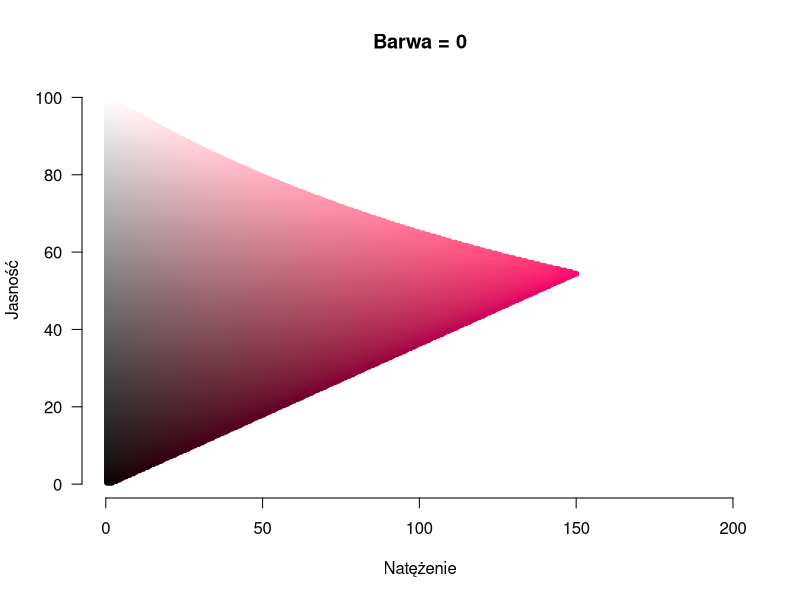
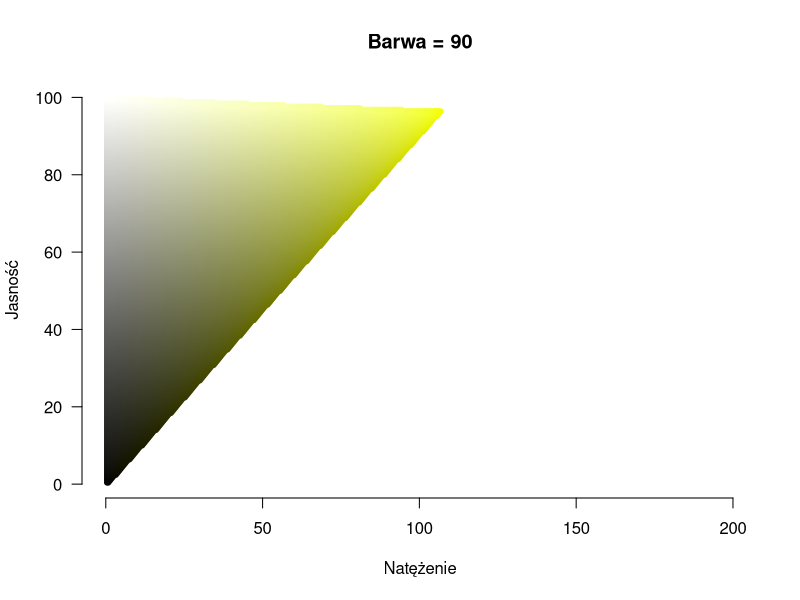
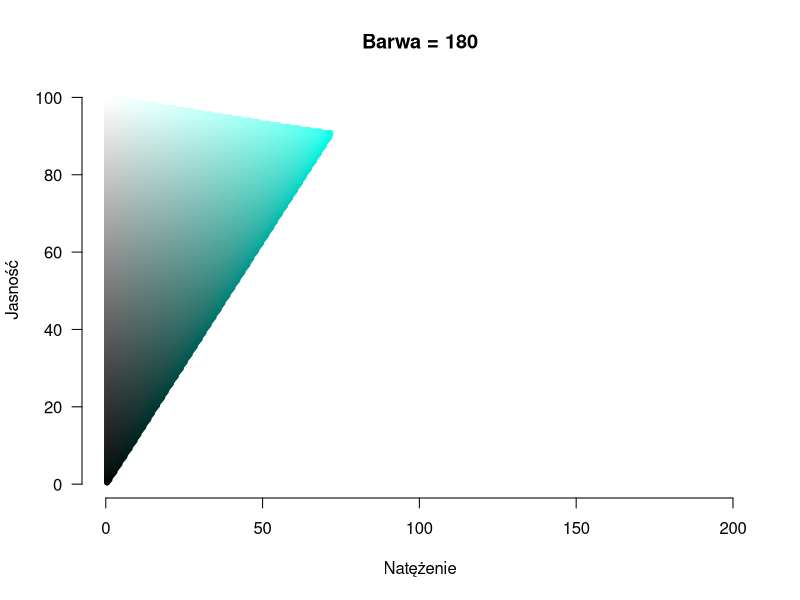
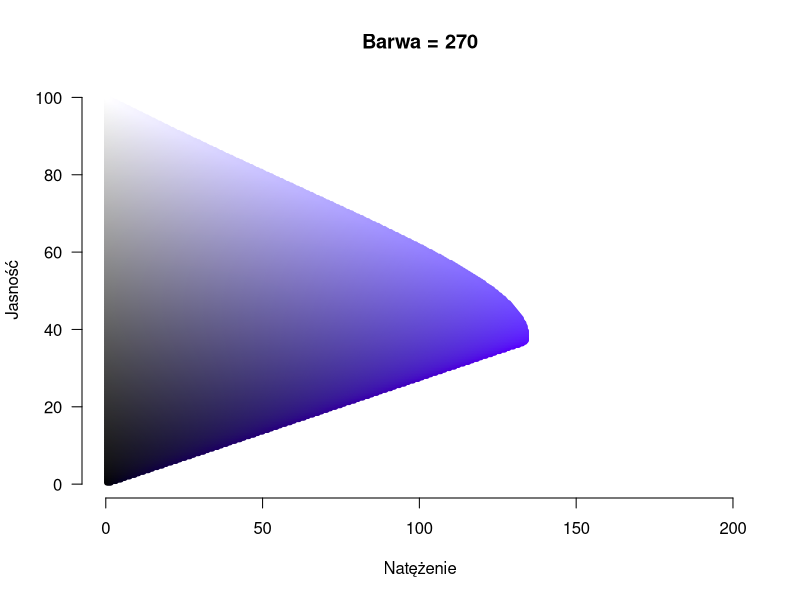
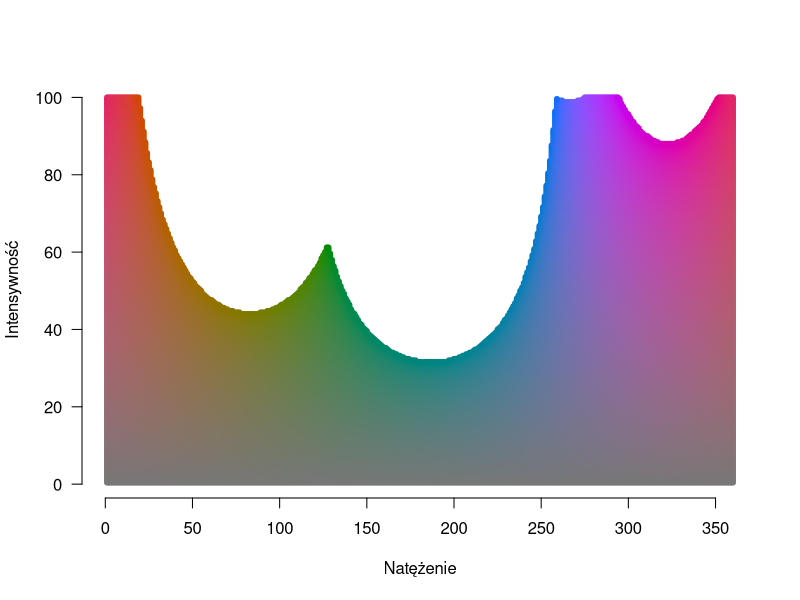
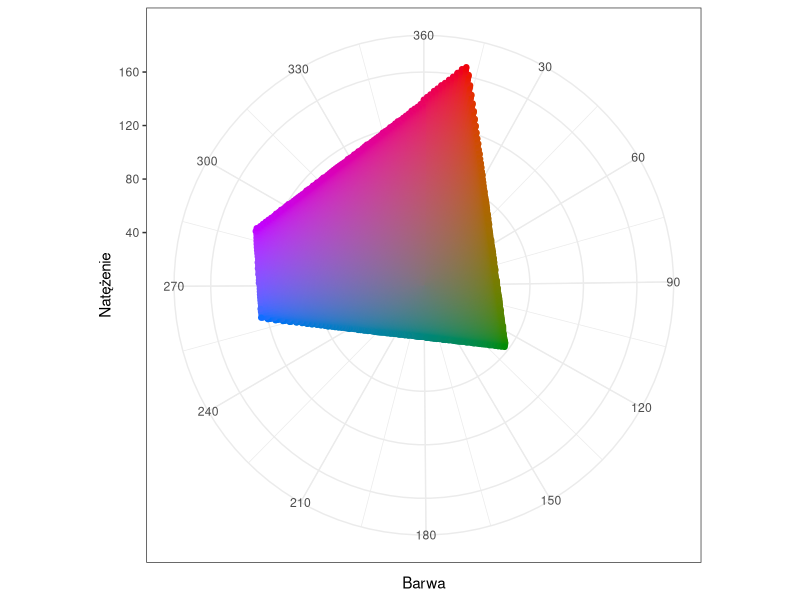

Source code (R) for these figures, in order: (Note: this script raises an error after producing the figures.)
library(reshape2)
library(ggplot2)

mat <- matrix(0, 500, 250)
colnames(mat) <- 1:250
rownames(mat) <- 1:500
mmat <- melt(mat)[,1:2]

h = 0
kols <- apply(mmat, 1, function(x) hcl(h, x[1]/2.5, x[2]/2.5, fixup=FALSE))
plot(mmat[,1]/2.5, mmat[,2]/2.5, col=kols, pch=20, las=1, xlab="Natężenie", ylab="Jasność", bty="n", main="Barwa = 0")

h = 90
kols <- apply(mmat, 1, function(x) hcl(h, x[1]/2.5, x[2]/2.5, fixup=FALSE))
plot(mmat[,1]/2.5, mmat[,2]/2.5, col=kols, pch=20, las=1, xlab="Natężenie", ylab="Jasność", bty="n", main="Barwa = 90")

h = 180
kols <- apply(mmat, 1, function(x) hcl(h, x[1]/2.5, x[2]/2.5, fixup=FALSE))
plot(mmat[,1]/2.5, mmat[,2]/2.5, col=kols, pch=20, las=1, xlab="Natężenie", ylab="Jasność", bty="n", main="Barwa = 180")

h = 270
kols <- apply(mmat, 1, function(x) hcl(h, x[1]/2.5, x[2]/2.5, fixup=FALSE))
plot(mmat[,1]/2.5, mmat[,2]/2.5, col=kols, pch=20, las=1, xlab="Natężenie", ylab="Jasność", bty="n", main="Barwa = 270")


mat <- matrix(0, 360, 250)
colnames(mat) <- 1:250
rownames(mat) <- 1:360
mmat <- melt(mat)[,1:2]

kols <- apply(mmat, 1, function(x) hcl(x[1], x[2]/2, 50, fixup=FALSE))
plot(mmat[,1], mmat[,2]/2.5, col=kols, pch=20, las=1, xlab="Natężenie", ylab="Intensywność", bty="n", main="")

kols <- apply(mmat, 1, function(x) hcl(x[1], x[2]/1.5, 50, fixup=FALSE))
ggplot(aes(x=mmat[,1], y=mmat[,2]/1.5), data=mmat) + geom_point(color=I(kols)) + coord_polar() + theme_bw() + xlab("Barwa") + 
  ylab("Natężenie") + scale_x_continuous(breaks = seq(0,360,30))








mat <- matrix(0, 360, 250)
colnames(mat) <- 1:250
rownames(mat) <- 1:360
mmat <- melt(mat)[,1:2]

kols <- apply(mmat, 1, function(x) hcl(x[1], x[2]/1.5, 20, fixup=FALSE))
p1 <- ggplot(aes(x=mmat[,1], y=mmat[,2]/1.5), data=mmat) + geom_point(color=I(kols)) + coord_polar() + theme_bw() + xlab("Barwa") + 
  ylab("Natężenie") + scale_x_continuous(breaks = seq(0,360,30)) + ggtitle("Jasność = 20") 

kols <- apply(mmat, 1, function(x) hcl(x[1], x[2]/1.5, 50, fixup=FALSE))
p2 <- ggplot(aes(x=mmat[,1], y=mmat[,2]/1.5), data=mmat) + geom_point(color=I(kols)) + coord_polar() + theme_bw() + xlab("Barwa") + 
  ylab("Natężenie") + scale_x_continuous(breaks = seq(0,360,30)) + ggtitle("Jasność = 50") 

kols <- apply(mmat, 1, function(x) hcl(x[1], x[2]/1.5, 80, fixup=FALSE))
p3 <- ggplot(aes(x=mmat[,1], y=mmat[,2]/1.5), data=mmat) + geom_point(color=I(kols)) + coord_polar() + theme_bw() + xlab("Barwa") + 
  ylab("Natężenie") + scale_x_continuous(breaks = seq(0,360,30)) + ggtitle("Jasność = 80") 


mat <- matrix(0, 500, 250)
colnames(mat) <- 1:250
rownames(mat) <- 1:500
mmat <- melt(mat)[,1:2]

h = 10
kols <- apply(mmat, 1, function(x) hcl(h, x[1]/2.5, x[2]/2.5, fixup=FALSE))
p4 <- ggplot(aes(x=mmat[,1]/2.5, y=mmat[,2]/2.5), data=mmat) + geom_point(color=I(kols)) +
  xlab("Natężenie") + ylab("Jasność") + ggtitle("Barwa = 10") +  theme_bw() 

h = 130
kols <- apply(mmat, 1, function(x) hcl(h, x[1]/2.5, x[2]/2.5, fixup=FALSE))
p5 <- ggplot(aes(x=mmat[,1]/2.5, y=mmat[,2]/2.5), data=mmat) + geom_point(color=I(kols)) +
  xlab("Natężenie") + ylab("Jasność") + ggtitle("Barwa = 130") +  theme_bw() 

h = 260
kols <- apply(mmat, 1, function(x) hcl(h, x[1]/2.5, x[2]/2.5, fixup=FALSE))
p6 <- ggplot(aes(x=mmat[,1]/2.5, y=mmat[,2]/2.5), data=mmat) + geom_point(color=I(kols)) +
  xlab("Natężenie") + ylab("Jasność") + ggtitle("Barwa = 260") +  theme_bw() 



grid.newpage()
print(p1, vp=viewport(0.16,0.25,0.33, 0.5))
print(p2, vp=viewport(0.16+0.33,0.25,0.33, 0.5))
print(p3, vp=viewport(0.16+0.66,0.25,0.33, 0.5))

print(p4, vp=viewport(0.16,0.75,0.33, 0.5))
print(p5, vp=viewport(0.16+0.33,0.75,0.33, 0.5))
print(p6, vp=viewport(0.16+0.66,0.75,0.33, 0.5))

